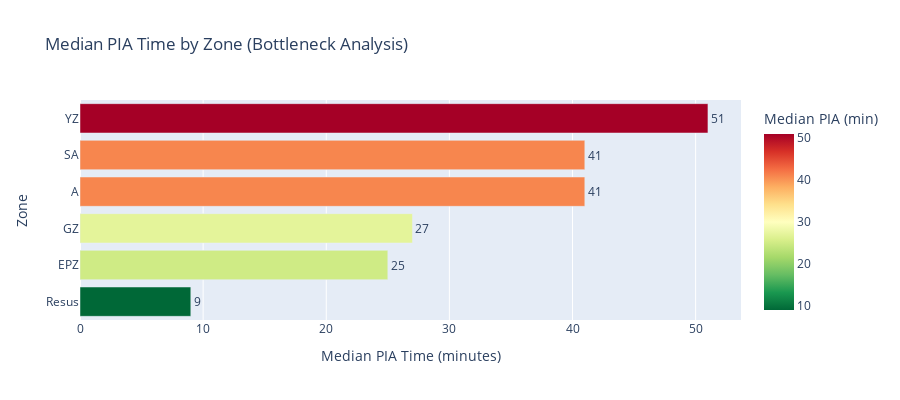

Write notebook code for a chart like this one.
### Markdown cell above
## Cell 14: Bottleneck Bar Chart

### Code cell
# Visualize zone PIA comparison
fig_zone_pia = px.bar(
    zone_df.sort_values('Median PIA (min)'),
    x='Median PIA (min)',
    y='Zone',
    orientation='h',
    title='Median PIA Time by Zone (Bottleneck Analysis)',
    color='Median PIA (min)',
    color_continuous_scale='RdYlGn_r',  # Red = bad, Green = good
    text='Median PIA (min)'
)

fig_zone_pia.update_traces(textposition='outside')
fig_zone_pia.update_layout(
    height=400,
    showlegend=False,
    xaxis_title='Median PIA Time (minutes)',
    yaxis_title='Zone'
)

fig_zone_pia.show()

### Figure 1 — Plotly figure (JSON) as saved in the notebook; plotly's stock layout.template omitted (floating-point values rounded to 4 significant figures)
{"data": [{"hovertemplate": "Median PIA (min)=%{marker.color}<br>Zone=%{y}<extra></extra>", "legendgroup": "", "marker": {"color": [9.0, 25.0, 27.0, 41.0, 41.0, 51.0], "coloraxis": "coloraxis", "pattern": {"shape": ""}}, "name": "", "orientation": "h", "showlegend": false, "text": [9.0, 25.0, 27.0, 41.0, 41.0, 51.0], "textposition": "outside", "type": "bar", "x": [9.0, 25.0, 27.0, 41.0, 41.0, 51.0], "xaxis": "x", "y": ["Resus", "EPZ", "GZ", "A", "SA", "YZ"], "yaxis": "y"}], "layout": {"barmode": "relative", "coloraxis": {"colorbar": {"title": {"text": "Median PIA (min)"}}, "colorscale": [[0, "rgb(0,104,55)"], [0.1, "rgb(26,152,80)"], [0.2, "rgb(102,189,99)"], [0.3, "rgb(166,217,106)"], [0.4, "rgb(217,239,139)"], [0.5, "rgb(255,255,191)"], [0.6, "rgb(254,224,139)"], [0.7, "rgb(253,174,97)"], [0.8, "rgb(244,109,67)"], [0.9, "rgb(215,48,39)"], [1, "rgb(165,0,38)"]]}, "height": 400, "legend": {"tracegroupgap": 0}, "showlegend": false, "title": {"text": "Median PIA Time by Zone (Bottleneck Analysis)"}, "xaxis": {"anchor": "y", "domain": [0, 1], "title": {"text": "Median PIA Time (minutes)"}}, "yaxis": {"anchor": "x", "domain": [0, 1], "title": {"text": "Zone"}}}}
